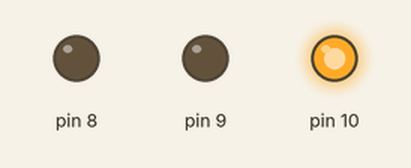
Recording of a sketch running on a simulated Arduino Uno, built with avr-gcc and run on an emulated ATmega328P. Parts: output pins drawn as LEDs (lit = HIGH).

Above: at 2.5 s.
At 6.0 s:
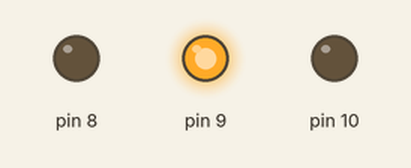
At 9.5 s:
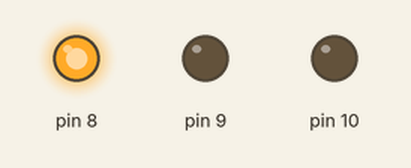
Timing chart, 0 to 15.6 s (numbered marks = the images above):
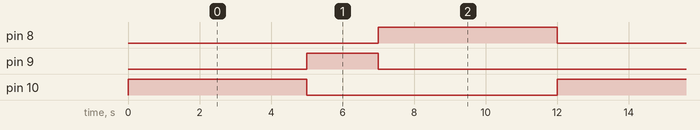

The sketch:

traffic_light_simulator.ino
```cpp
void setup() {
  pinMode(8, OUTPUT);
  pinMode(9, OUTPUT);
  pinMode(10, OUTPUT);
}

void loop() {
  digitalWrite(8, LOW);
  digitalWrite(9, LOW);
  digitalWrite(10, HIGH);
  delay(5000);

  digitalWrite(8, LOW);
  digitalWrite(9, HIGH);
  digitalWrite(10, LOW);
  delay(2000);

  digitalWrite(8, HIGH);
  digitalWrite(9, LOW);
  digitalWrite(10, LOW);
  delay(5000);
}
```

Measured:
- by itself, pin 8, pin 10: alternates HIGH for 5.0 s and LOW for 7.0 s
- by itself, pin 9: alternates HIGH for 2.0 s and LOW for 10.0 s
- by itself, everything shown: repeats every 12.0 s, in 3 steps
